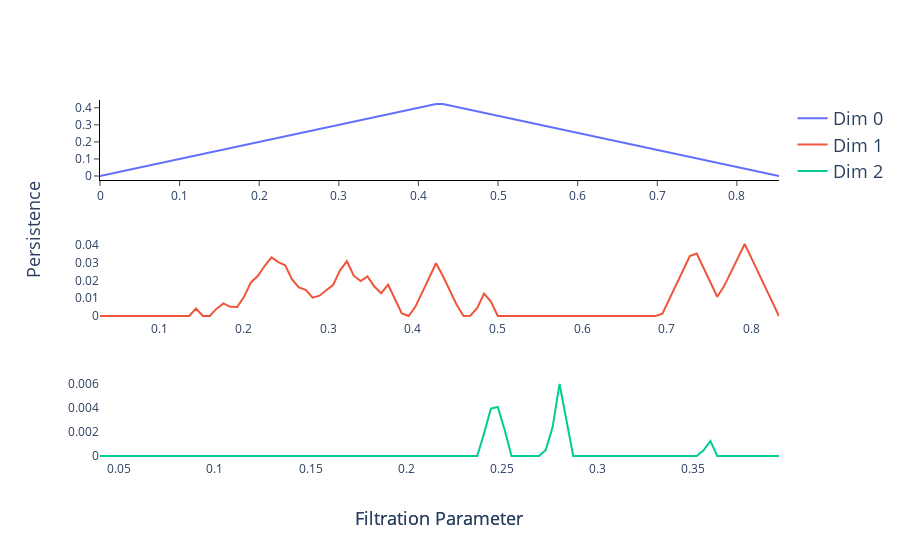

Notebook code cell kept with this figure:
### Code cell
import plotly.io as pio

label = 4
landscape = PL.fit_transform(most_representative_diagrams[subject][data_type]["Label_" + str(label)])

# Generate the initial plot
fig = PL.plot(landscape, homology_dimensions=[0, 1, 2], plotly_params=plotly_params)

# Update trace names to change legend text
for i, trace in enumerate(fig.data):
    if i == 0:
        trace.name = "Dim 0"
    elif i == 1:
        trace.name = "Dim 1"
    elif i == 2:
        trace.name = "Dim 2"

# Update layout to add combined axis labels and increase legend font size
fig.update_layout(
    annotations=[
        dict(
            text="Filtration Parameter",
            x=0.5,
            y=-0.2,
            xref="paper",
            yref="paper",
            showarrow=False,
            font=dict(size=18)
        ),
        dict(
            text="Persistence",
            x=-0.1,
            y=0.5,
            xref="paper",
            yref="paper",
            showarrow=False,
            textangle=-90,
            font=dict(size=18)
        )
    ],
    margin=dict(l=100, r=20, t=100, b=100),  # Adjust margins if necessary
    legend=dict(
        font=dict(
            size=18  # Set the desired font size for the legend
        )
    )
)

fig.show()

# Save the plot as an image (PNG format)
pio.write_image(fig, "Plots/Landscape_" + str(subject) + "_" + str(data_type) + "(Label " + str(label) + ").png")
